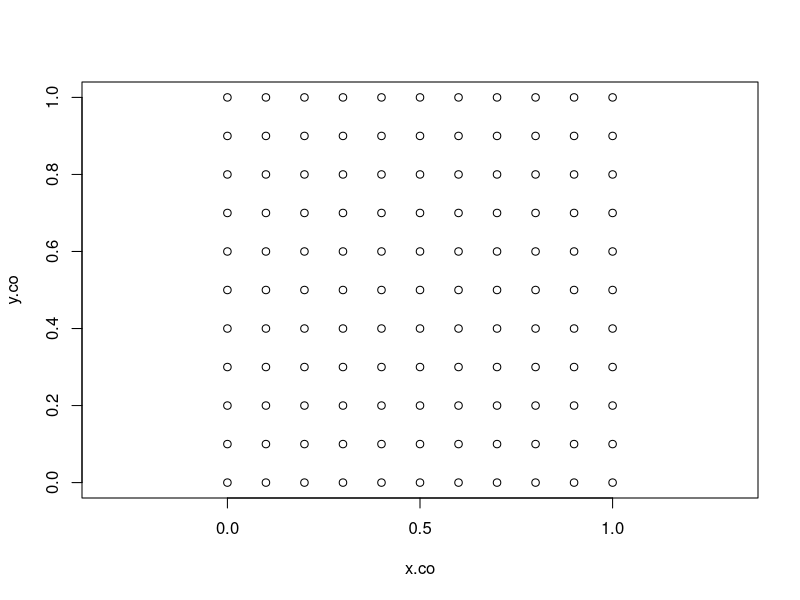
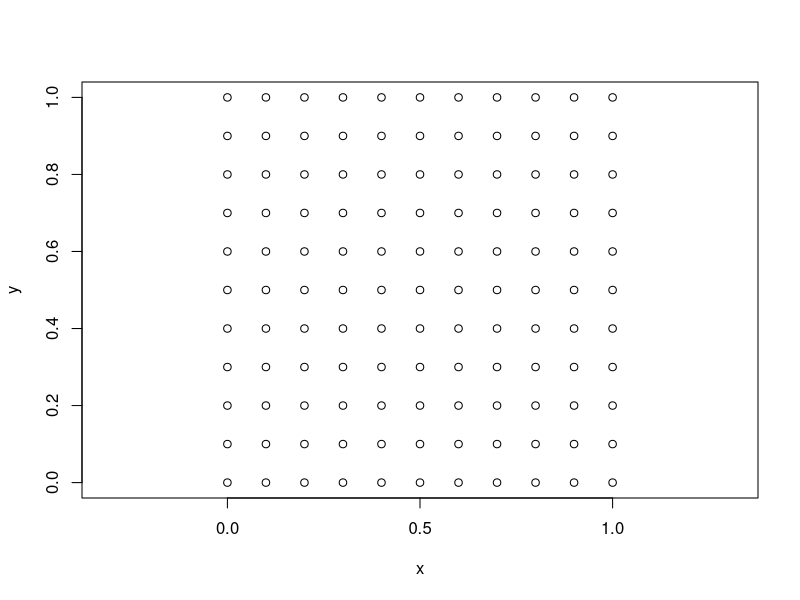
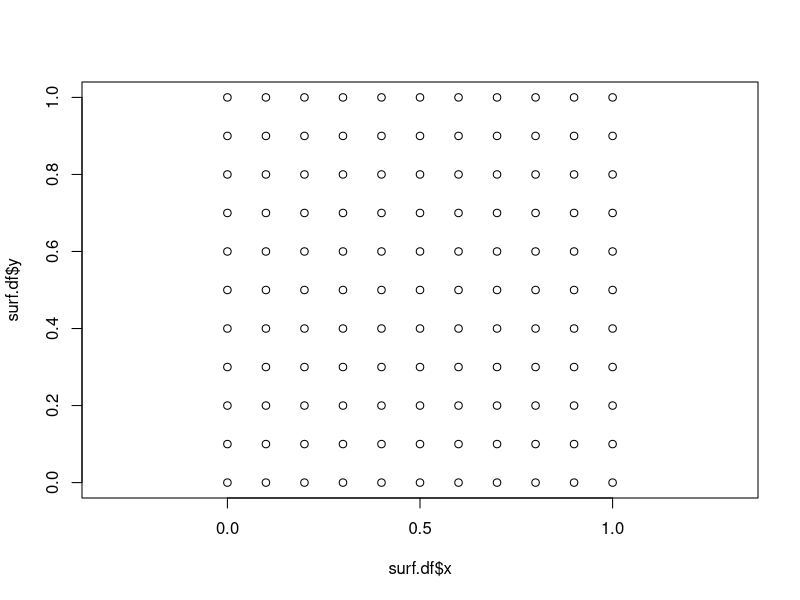
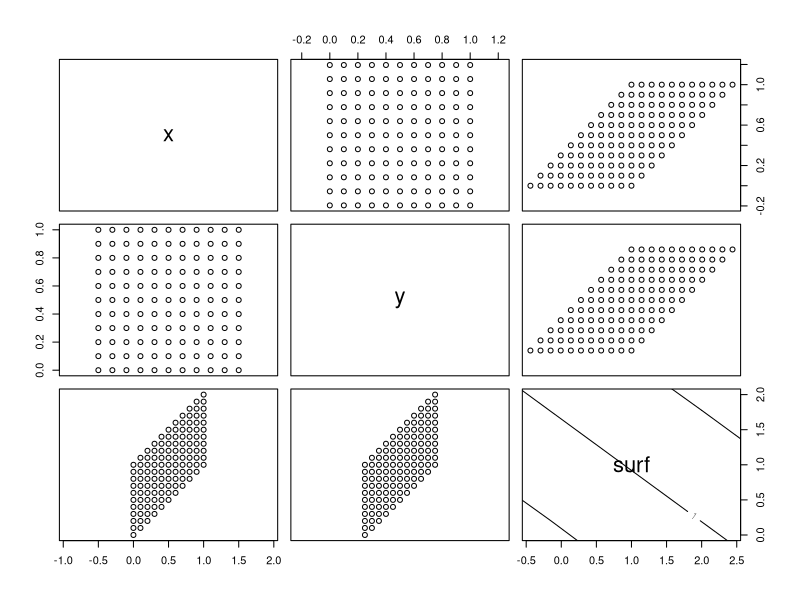

Source code (R) for these figures, in order:
## Adat generálás
x.co <- rep(0:10/10,11)
y.co <- rep(0:10/10,length=121,each=11)
plot(x.co,y.co, asp=T)

surf.df <- data.frame(x=x.co,y=y.co)

## Rács megjelenítése
plot(surf.df, asp = TRUE)
plot(surf.df$x,surf.df$y, asp = TRUE)

## Térbeli adatok a rácson
surf.df$surf <- surf.df$x + surf.df$y

## Adat mátrix
surf.mat <- matrix(surf.df$surf, nrow=11)

## Felület ábrázolása
plot(surf.df, asp = TRUE)
contour(surf.mat, add = TRUE)
